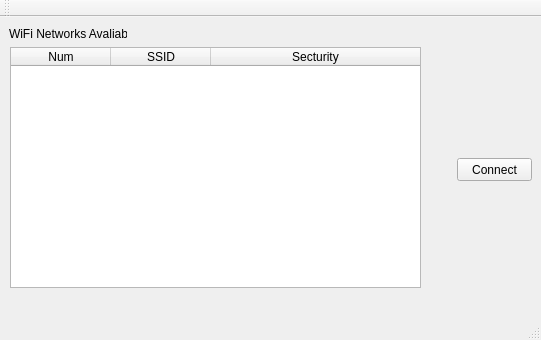
<?xml version="1.0" encoding="UTF-8"?>
<ui version="4.0">
 <class>MainWindow</class>
 <widget class="QMainWindow" name="MainWindow">
  <property name="geometry">
   <rect>
    <x>0</x>
    <y>0</y>
    <width>541</width>
    <height>340</height>
   </rect>
  </property>
  <property name="windowTitle">
   <string>MainWindow</string>
  </property>
  <widget class="QWidget" name="centralWidget">
   <widget class="QLabel" name="label">
    <property name="geometry">
     <rect>
      <x>9</x>
      <y>9</y>
      <width>118</width>
      <height>16</height>
     </rect>
    </property>
    <property name="text">
     <string>WiFi Networks Avaliable:</string>
    </property>
   </widget>
   <widget class="QPushButton" name="btnConnect">
    <property name="geometry">
     <rect>
      <x>457</x>
      <y>141</y>
      <width>75</width>
      <height>23</height>
     </rect>
    </property>
    <property name="text">
     <string>Connect</string>
    </property>
   </widget>
   <widget class="QTreeWidget" name="treeWidgetWiFis">
    <property name="geometry">
     <rect>
      <x>10</x>
      <y>30</y>
      <width>411</width>
      <height>241</height>
     </rect>
    </property>
    <column>
     <property name="text">
      <string>Num</string>
     </property>
     <property name="font">
      <font>
       <weight>50</weight>
       <bold>false</bold>
       <stylestrategy>PreferDefault</stylestrategy>
      </font>
     </property>
     <property name="textAlignment">
      <set>AlignCenter</set>
     </property>
    </column>
    <column>
     <property name="text">
      <string>SSID</string>
     </property>
     <property name="textAlignment">
      <set>AlignCenter</set>
     </property>
    </column>
    <column>
     <property name="text">
      <string>Secturity</string>
     </property>
     <property name="textAlignment">
      <set>AlignCenter</set>
     </property>
    </column>
   </widget>
  </widget>
  <widget class="QMenuBar" name="menuBar">
   <property name="geometry">
    <rect>
     <x>0</x>
     <y>0</y>
     <width>541</width>
     <height>21</height>
    </rect>
   </property>
  </widget>
  <widget class="QToolBar" name="mainToolBar">
   <attribute name="toolBarArea">
    <enum>TopToolBarArea</enum>
   </attribute>
   <attribute name="toolBarBreak">
    <bool>false</bool>
   </attribute>
  </widget>
  <widget class="QStatusBar" name="statusBar"/>
 </widget>
 <layoutdefault spacing="6" margin="11"/>
 <resources/>
 <connections/>
</ui>
